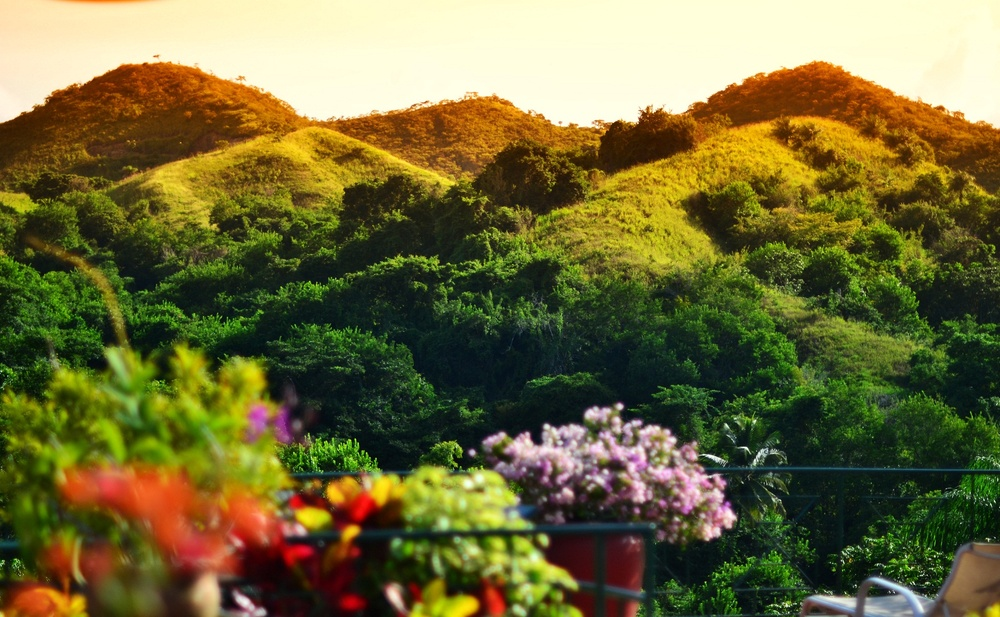
#> input picture DATA/tobago.jpg, 1000 x 617 px, shrunk from 1936 x 1194 before the run
$ jupyter execute '7. Rotations.ipynb'
#> lines starting #> are read from the running program, lines starting #| are printed output that depends on the picture
## Rotations

cv2.getRotationMatrix2D(rotation_center_x, rotation_center_y, angle of rotation, scale)

[cell 1]
import cv2
import numpy as np

[cell 2]
image = cv2.imread('DATA/tobago.jpg')
#> image is the input picture: shape (617, 1000, 3); mean B, G, R 57.4, 105.2, 110.9
height, width = image.shape[:2]
#> height = 617; width = 1000

[cell 3]
image.shape
#> Out = (617, 1000, 3)

[cell 4]
# Divide by two to rototate the image around its centre
rotation_matrix = cv2.getRotationMatrix2D((width/2, height/2), 15, 0.9)

[cell 5]
rotation_matrix

[cell 6]
rotated_image = cv2.warpAffine(image, rotation_matrix, (width, height))
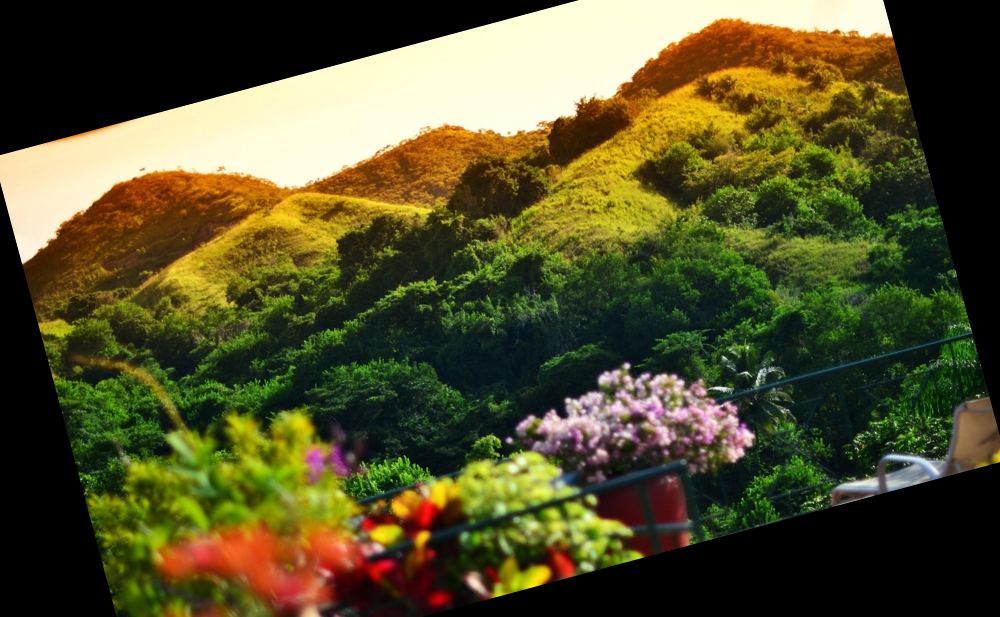
#> rotated_image: shape (617, 1000, 3); mean B, G, R 41.9, 79.1, 83.1
cv2.imshow('Rotated Image', rotated_image)
cv2.waitKey()
cv2.destroyAllWindows()

### Notice all the black space surrounding the image.

We could now crop the image as we can calculate it's new size

But here's another method for simple rotations that uses the cv2.transpose function

[cell 7]
#Other Option to Rotate
img = cv2.imread('DATA/cat.jpeg')
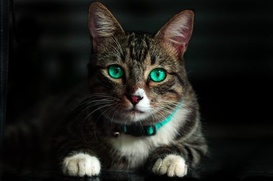
#> input picture DATA/cat.jpeg, 273 x 181 px, shrunk from 528 x 350 before the run
#> img is the input picture: shape (181, 273, 3); mean B, G, R 27.8, 31.9, 31.8

rotated_image = cv2.transpose(img)
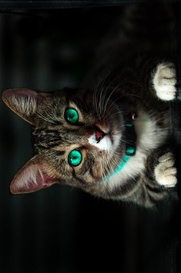
#> rotated_image: shape (273, 181, 3); mean B, G, R 27.8, 31.9, 31.8

cv2.imshow('Rotated Image - Method 2', rotated_image)
cv2.waitKey()
cv2.destroyAllWindows()

[cell 8]
# Let's now to a horizontal flip.
flipped = cv2.flip(image, 0)
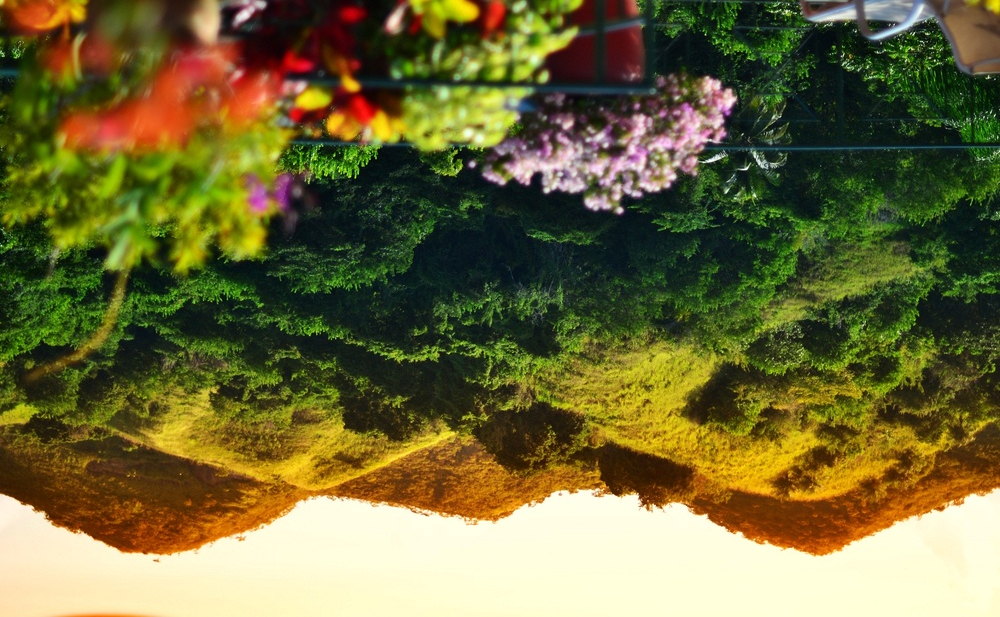
#> flipped: shape (617, 1000, 3); mean B, G, R 57.4, 105.2, 110.9
cv2.imshow('Horizontal Flip', flipped)
cv2.waitKey()
cv2.destroyAllWindows()

### Create custom function to rotate images in any point(default is center)

[cell 9]
def rotate(image, angel, center=None, scale=1.0):

#> called with angel = 120, scale = 1
    (h,w) = image.shape[:2]
#> h = 617; w = 1000

    if center==None:
        center = (w//2, h//2)
#> center = (500, 308)

    # create matrix for rotation
    M = cv2.getRotationMatrix2D(center, angel, scale)
    rotated = cv2.warpAffine(image, M, (w, h))
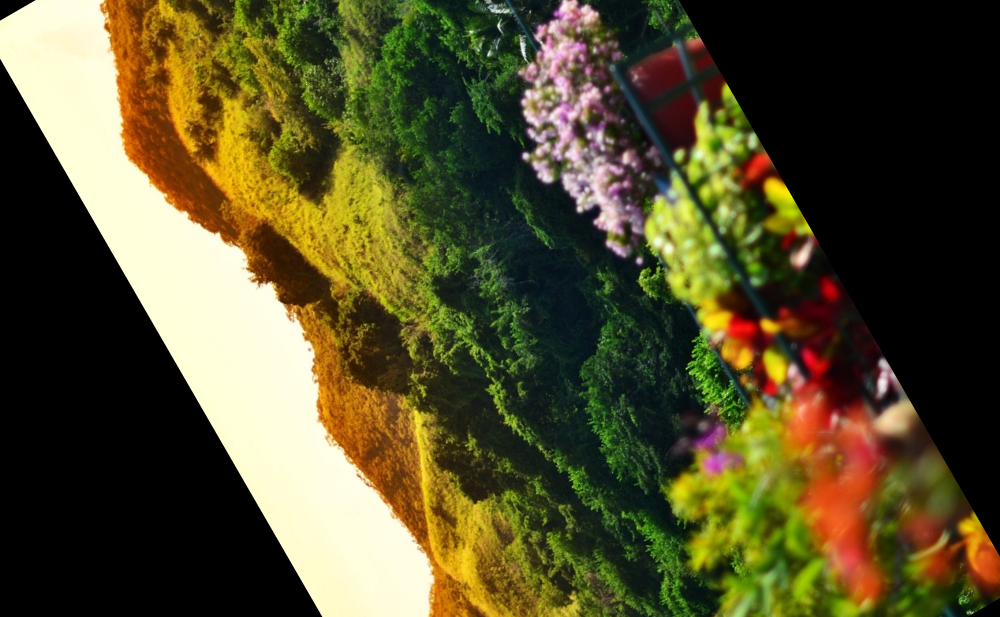
#> rotated: shape (617, 1000, 3); mean B, G, R 43, 77.7, 84.2

    return rotated

[cell 10]
# rotate the image by 120 deg in center point
rot = rotate(image, 120)
cv2.imshow('Rotated image', rot)
cv2.waitKey()
cv2.destroyAllWindows()

[cell 11]
# rotate the image by 20 deg in y middle point
rot = rotate(image, angel = 12, center = (43, 0))
#> call 2 of rotate, with angel = 12, center = (43, 0), scale = 1
#> in rotate (call 2), `rotated = cv2.warpAffine(image, M, (w, h))`:
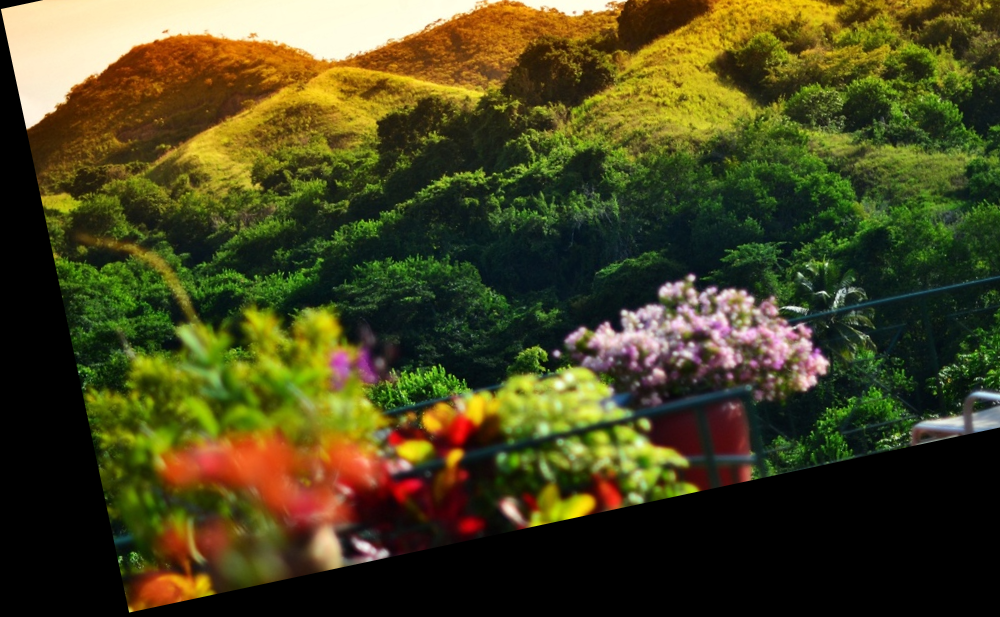
#> rotated: shape (617, 1000, 3); mean B, G, R 30.7, 69.5, 73
